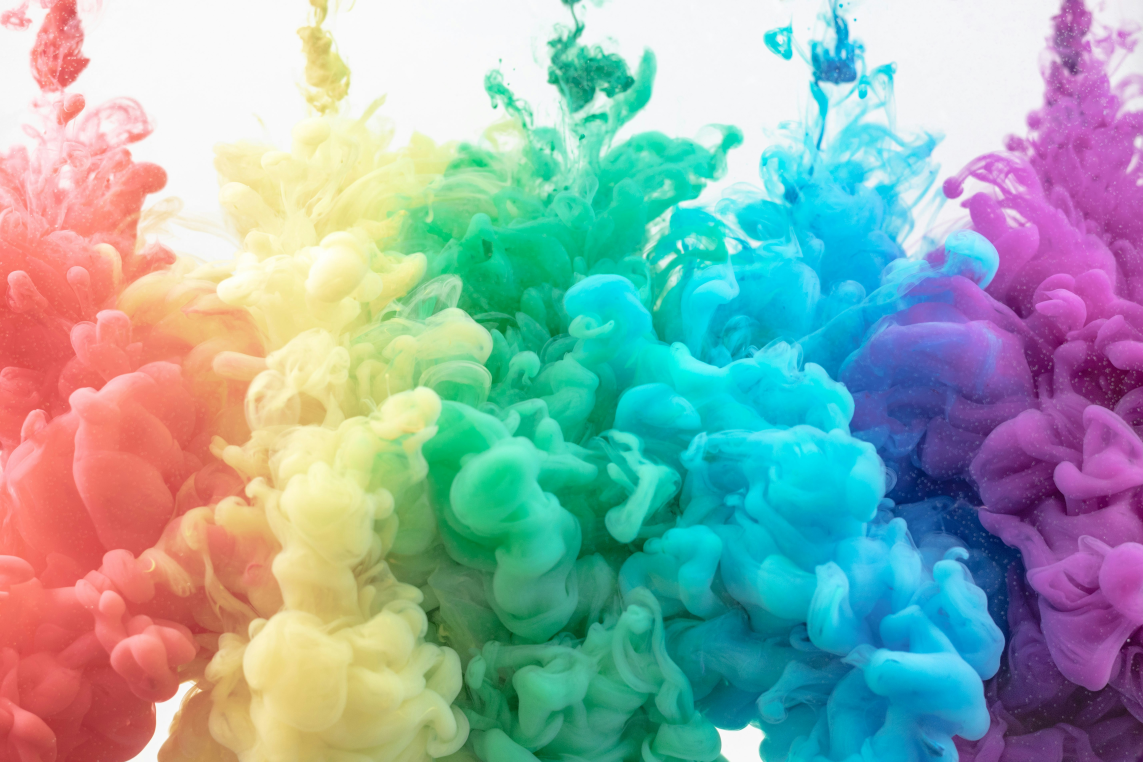
#> input picture sample.jpg, 5714 x 3809 px (shown at 1/5 size)
$ python color_detect.py
#> lines starting #> are read from the running program, lines starting #| are printed output that depends on the picture
# pip install pandas opencv-python

import cv2
import pandas as pd

# --------------------------------------------------------

# Your Previous File Names
img_path = 'sample.jpg'
csv_path = 'colors.csv'

# Reading CSV File
index = ['color', 'color_name', 'hex', 'R', 'G', 'B']
df = pd.read_csv(csv_path, names=index, header=None)
#> (reads colors.csv from the repository)

# Reading Image
img = cv2.imread(img_path)
#> img is the input picture: shape (3809, 5714, 3); mean B, G, R 168.5, 171.9, 145.2

# Resize Image
img = cv2.resize(img, (800, 600))
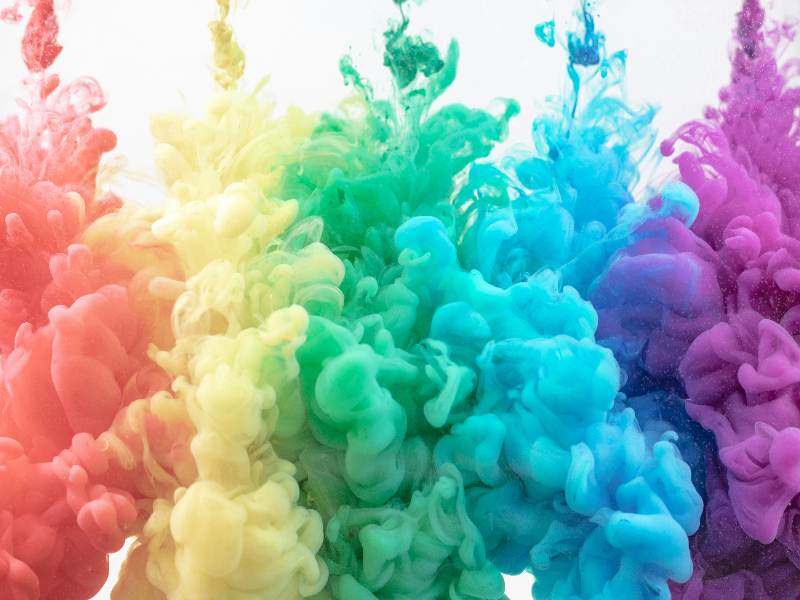
#> img: shape (600, 800, 3); mean B, G, R 168.4, 171.8, 145.1

# Create Copy of Original Image
img_copy = img.copy()

# Global Variables
clicked = False
r = g = b = xpos = ypos = 0

# Function to Get Color Name
def get_color_name(R, G, B):

    minimum = 1000

    for i in range(len(df)):

        d = abs(R - int(df.loc[i, "R"])) + \
            abs(G - int(df.loc[i, "G"])) + \
            abs(B - int(df.loc[i, "B"]))

        if d <= minimum:
            minimum = d
            cname = df.loc[i, "color_name"]

    return cname

# Mouse Double Click Function
def draw_function(event, x, y, flags, param):

    global b, g, r, xpos, ypos, clicked

    if event == cv2.EVENT_LBUTTONDBLCLK:

        clicked = True

        xpos = x
        ypos = y

        b, g, r = img_copy[y, x]

        b = int(b)
        g = int(g)
        r = int(r)

# Create Window
cv2.namedWindow('Color Detection Project')

# Mouse Callback
cv2.setMouseCallback('Color Detection Project', draw_function)

# Main Loop
while True:

    # Create Fresh Copy Every Time
    display_img = img_copy.copy()

    if clicked:

        # Draw Circle Marker at Click Position
        cv2.circle(display_img, (xpos, ypos), 8, (0, 0, 255), -1)

        # Draw Small Cross Lines
        cv2.line(display_img, (xpos - 15, ypos), (xpos + 15, ypos), (255, 255, 255), 2)
        cv2.line(display_img, (xpos, ypos - 15), (xpos, ypos + 15), (255, 255, 255), 2)

        # Draw Rectangle for Color Info
        cv2.rectangle(display_img, (20, 20), (780, 70), (b, g, r), -1)

        # Create Text
        text = get_color_name(r, g, b) + \
               '  R=' + str(r) + \
               ' G=' + str(g) + \
               ' B=' + str(b)

        # Text Color
        text_color = (255, 255, 255)

        if r + g + b >= 600:
            text_color = (0, 0, 0)

        # Display Text
        cv2.putText(display_img,
                    text,
                    (50, 55),
                    cv2.FONT_HERSHEY_SIMPLEX,
                    0.8,
                    text_color,
                    2,
                    cv2.LINE_AA)

    # Show Image
    cv2.imshow("Color Detection Project", display_img)

    # Press ESC to Exit
    if cv2.waitKey(20) & 0xFF == 27:
#> (key Esc is pressed here)
        break

cv2.destroyAllWindows()
